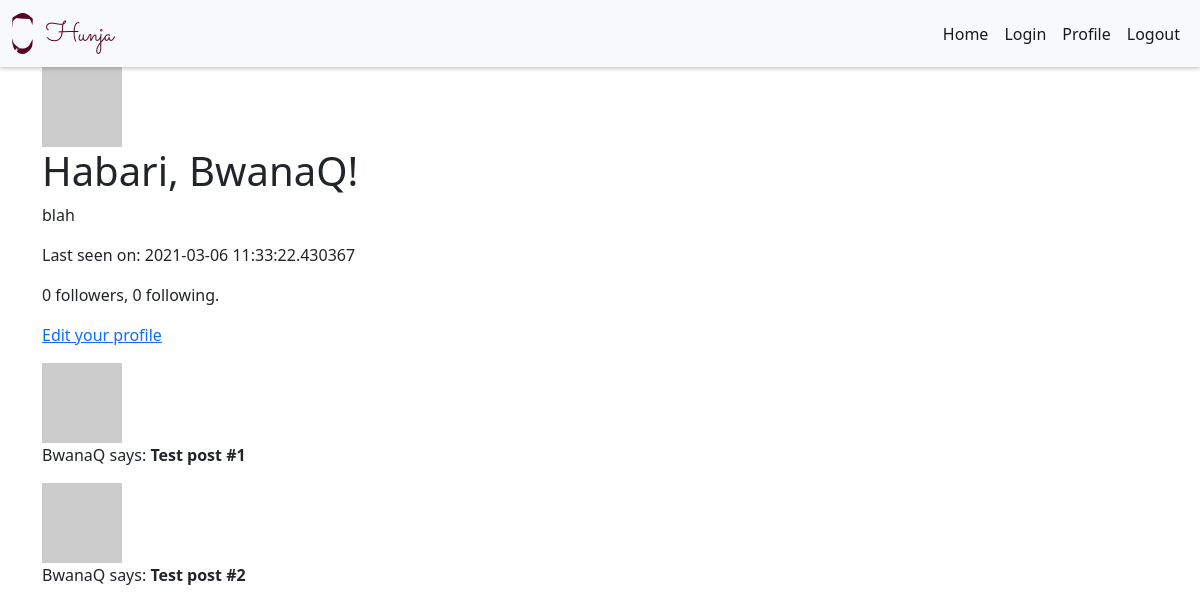
Before: /user/BwanaQ (signed in) with the older database file.
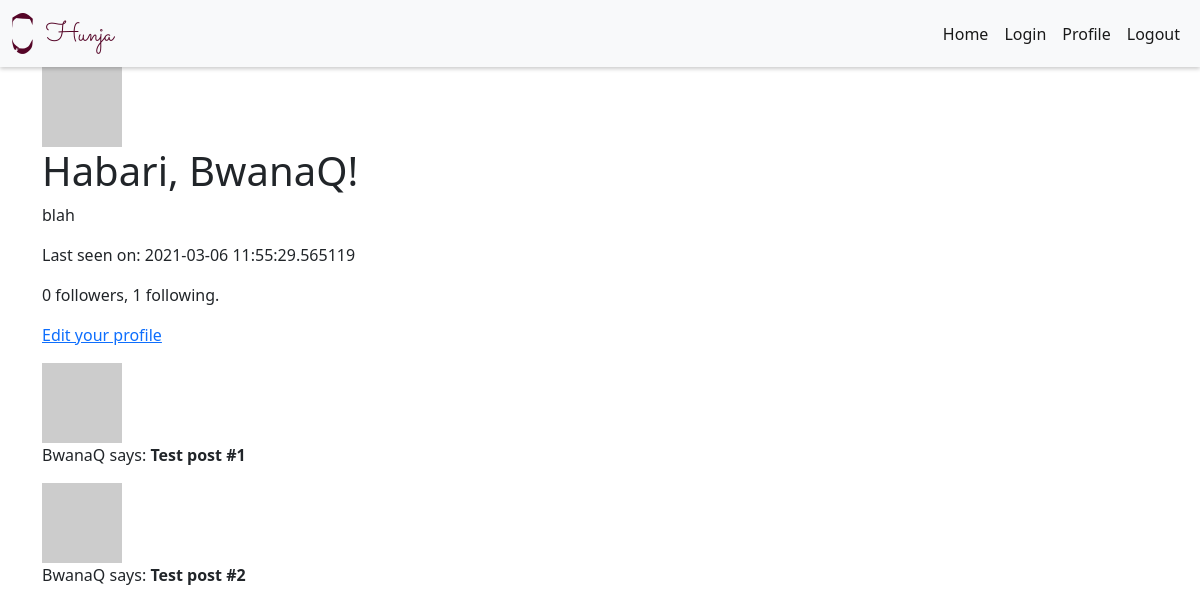
After: the same page with the newer database file.
### app/models.py (models this page shows, shortened)
class User(UserMixin, db.Model):
    id = db.Column(db.Integer, primary_key=True)
    username = db.Column(db.String(64), index=True, unique=True)
    email = db.Column(db.String(120), index=True, unique=True)
    password_hash = db.Column(db.String(128))
    posts = db.relationship('Post', backref='author', lazy='dynamic')
    about_me = db.Column(db.String(140))
    last_seen = db.Column(db.DateTime, default=datetime.utcnow)
    followed = db.relationship(
        'User', secondary=followers,
        primaryjoin=(followers.c.follower_id == id),
        secondaryjoin=(followers.c.followed_id == id),
        backref=db.backref('followers', lazy='dynamic'), lazy='dynamic')
    def avatar(self, size):
        digest = md5(self.email.lower().encode('utf-8')).hexdigest()
        return 'https://www.gravatar.com/avatar/{}?d=identicon&s={}'.format(
            digest, size)

### app/routes.py (the view)
@app.route('/user/<username>')
@login_required
def user(username):
    user = User.query.filter_by(username=username).first_or_404()
    posts = [
        {'author': user, 'body': 'Test post #1'},
        {'author': user, 'body': 'Test post #2'}
    ]
    form = EmptyForm()
    return render_template('user.html', user=user, posts=posts, form=form)

### app/models.py (called while the page is built)
@login.user_loader
def load_user(id):
    return User.query.get(int(id))

### app/routes.py (called while the page is built)
@app.before_request
def before_request():
    if current_user.is_authenticated:
        current_user.last_seen = datetime.utcnow()
        db.session.commit()

### app/templates/user.html (shortened to what this page needs)
{% extends 'base.html' %}
{%block content%}
<div class="">
  <img src="{{ user.avatar(128) }}" />
</div>
<h1>Habari, {{ current_user.username }}!</h1>
{% if user.about_me %}
  <p>{{ user.about_me }}</p>
{% endif %}
{% if user.last_seen %}
  <p>Last seen on: {{ user.last_seen }}</p>
{% endif %}
<p>{{ user.followers.count() }} followers, {{ user.followed.count() }} following.</p>
{% if user == current_user %}
  <p><a href="{{ url_for('edit_profile') }}">Edit your profile</a></p>
{% endif %}
{% for post in posts %}
  {%include '_posts.html'%}
{% endfor %}
{%endblock content%}

### app/templates/base.html (shortened to what this page needs)
<!DOCTYPE html>
<html lang="en">
  <head>
    <link
      href="https://cdn.jsdelivr.net/npm/bootstrap@5.0.0-beta2/dist/css/bootstrap.min.css"
      rel="stylesheet"
    />
    <link
      rel="stylesheet"
      href="{{url_for('static', filename='css/main.css')}}"
    />
  </head>
  <body>
    <nav class="navbar navbar-expand-lg navbar-light bg-light">
      <div class="container-fluid">
        <a class="navbar-brand" href="/"
          ><img src="{{url_for('static', filename='img/logo.png')}}"
        /></a>
        <div class="collapse navbar-collapse" id="navbarSupportedContent">
          <ul class="navbar-nav ms-auto mb-2 mb-lg-0">
            <li class="nav-item">
              <a
                class="nav-link active"
                aria-current="page"
                href="{{ url_for('index') }}"
                >Home</a
              >
            </li>
            <li class="nav-item">
              <a
                class="nav-link active"
                aria-current="page"
                href="{{ url_for('login') }}"
                >Login</a
              >
            </li>
            <li class="nav-item">
              <a
                class="nav-link active"
                aria-current="page"
                href="{{ url_for('user', username=current_user.username) }}"
                >Profile</a
              >
            </li>
            <li class="nav-item">
              <a
                class="nav-link active"
                aria-current="page"
                href="{{ url_for('logout') }}"
                >Logout</a
              >
            </li>
          </ul>
        </div>
      </div>
    </nav>
    <div class="container">
       {%block content%} {%endblock%}
    </div>
  </body>
</html>

### app/templates/_posts.html
<div>
  <div>
    <img src="{{ post.author.avatar(36) }}" />
  </div>
  <p>{{ post.author.username }} says: <b>{{ post.body }}</b></p>
</div>

### app/static/css/main.css (style rules this page uses)
nav { box-shadow: 0 2px 4px 0 rgba(0, 0, 0, 0.2); }

Changed rows visible on the page:
changed User "BwanaQ": last_seen "2021-03-06 11:33:22.430367" → "2021-03-06 11:55:29.565119"
Other visible differences:
{{ user.followed.count() }}: "0" → "1"
